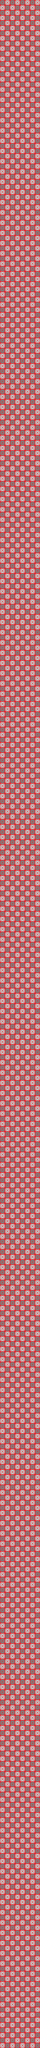

A level layout from a 2D game, rendered from its tile map. Below: a short description, then the map file with tile-grid data replaced by summaries:
An orthogonal 16x800 tile map with 8x8 px tiles, 13 tile layers (Transparency Layer, Layer 1 (Grid Anchor), Layer 2, Layer 3, ...), 3 tilesets.

<map version="1.8" tiledversion="1.8.4" orientation="orthogonal" renderorder="right-down" width="16" height="800" tilewidth="8" tileheight="8" infinite="0" nextlayerid="21" nextobjectid="1">
 <tileset firstgid="1" source="../Tilesets/Buildings 3.tsx" />
 <tileset firstgid="78721" source="../Tilesets/Ground.tsx" />
 <tileset firstgid="168721" source="../Tilesets/Text.tsx" />
 <layer id="1" name="Transparency Layer" width="16" height="800">
  <data>[12800 cells, 12800 non-empty, 2 distinct tile ids]</data>
 </layer>
 <layer id="2" name="Layer 1 (Grid Anchor)" width="16" height="800">
  <data>[12800 cells, 12800 non-empty, 1 distinct tile ids]</data>
 </layer>
 <layer id="4" name="Layer 2" width="16" height="800">
  <data>[12800 cells, 0 non-empty, 0 distinct tile ids]</data>
 </layer>
 <layer id="5" name="Layer 3" width="16" height="800">
  <data>[12800 cells, 0 non-empty, 0 distinct tile ids]</data>
 </layer>
 <layer id="6" name="Layer 4" width="16" height="800">
  <data>[12800 cells, 0 non-empty, 0 distinct tile ids]</data>
 </layer>
 <layer id="7" name="Layer 5" width="16" height="800">
  <data>[12800 cells, 0 non-empty, 0 distinct tile ids]</data>
 </layer>
 <layer id="8" name="Layer 6" width="16" height="800">
  <data>[12800 cells, 0 non-empty, 0 distinct tile ids]</data>
 </layer>
 <layer id="9" name="Layer 7" width="16" height="800">
  <data>[12800 cells, 0 non-empty, 0 distinct tile ids]</data>
 </layer>
 <layer id="10" name="Layer 8" width="16" height="800">
  <data>[12800 cells, 0 non-empty, 0 distinct tile ids]</data>
 </layer>
 <layer id="11" name="Layer 9" width="16" height="800">
  <data>[12800 cells, 0 non-empty, 0 distinct tile ids]</data>
 </layer>
 <layer id="12" name="Layer 10" width="16" height="800">
  <data>[12800 cells, 0 non-empty, 0 distinct tile ids]</data>
 </layer>
 <layer id="13" name="Layer 11" width="16" height="800">
  <data>[12800 cells, 0 non-empty, 0 distinct tile ids]</data>
 </layer>
 <layer id="14" name="Layer 12" width="16" height="800">
  <data>[12800 cells, 0 non-empty, 0 distinct tile ids]</data>
 </layer>
</map>
